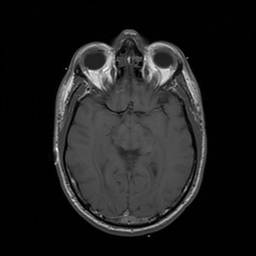
%> input picture CS473/online_demos/t1.jpg, 256 x 256 px
$ octave L05_Fourier_transform.m   (GNU Octave 9; MATLAB toolbox functions it lacks are replaced by stand-ins)
%> lines starting %> are read from the running program, lines starting %| are printed output that depends on the picture
%% Lesson 05 - Fourier Transform

% (C) 2013 Jeff Orchard
%     University of Waterloo

%% Start with a 1D signal

% We'll take it from a single row in an image.
img = imread('t1.jpg');
%> img is the input picture: size 256x256x3 uint8; min 0, max 255, mean 29.6
img = img(:,:,1); % Just in case it's a colour image
%> img: size 256x256 uint8

f = img(128,:);  % taking only row 128
%> f = 256 values, max 143 at index 57, min 0 at index 1, mean 42.89

%% Plot our signal

figure(1);
plot(f);
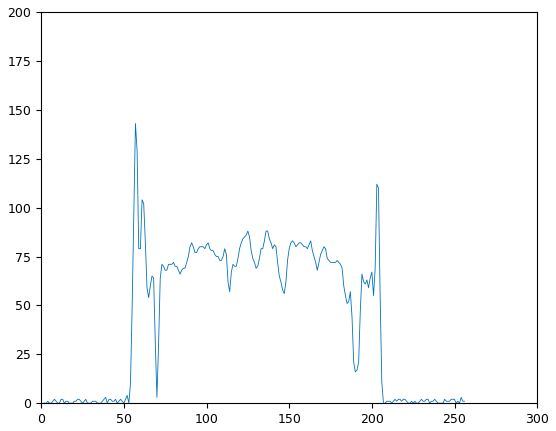
%> figure redrawn from the program's plot data; curve peaks at x = 57, y = 143

%% Discrete Fourier Transform

% The DFT function is called "fft".
% The documentation for fft states that it works for single and double
% input.  So we cast our signal to double.

%===== YOU DO IT =====
% Cast f to double, and save the result back in f

%=====

% DFT (which uses the FFT algorithm)
F = fft(f);

%% Viewing the Fourier coefficients

figure(2);
plot(real(F));
hold on;  % stops you from overwriting the plot (until "hold off")
plot(imag(F), 'r');
title('Real and Imaginary parts');
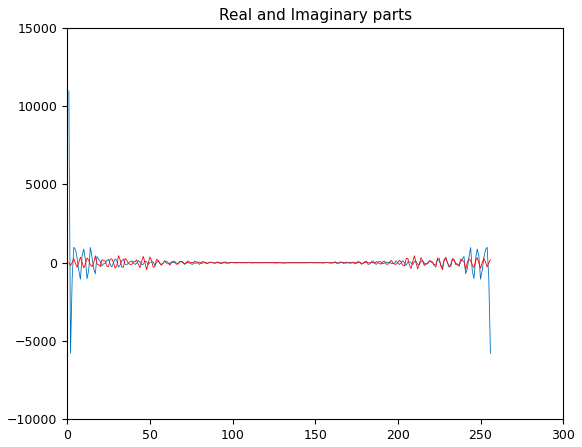
%> figure redrawn from the program's plot data; curve peaks at x = 1, y = 10980; curve peaks at x = 31, y = 450.7
hold off;

%% Better viewing of Fourier coefs

figure(3);
plot(abs(F)); % Plots the modulus of the Fourier coefs
title('Modulus');
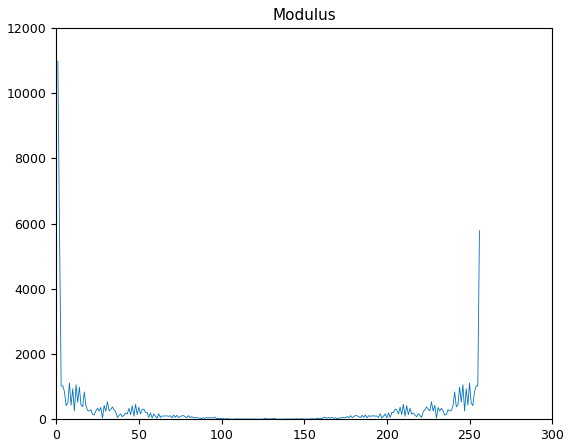
%> figure redrawn from the program's plot data; curve peaks at x = 1, y = 10980

% Plot the log of the (modulus+1)
figure(4);
plot(log(abs(F)+1));
title('Log of Modulus');
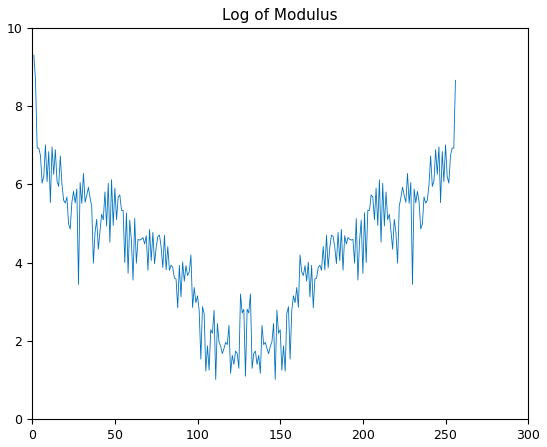
%> figure redrawn from the program's plot data; curve peaks at x = 1, y = 9.3

%% Zero-shifting

% We often want to shift the DC to the middle

F_z = fftshift(F);

%===== YOU DO IT =====
% Create a figure and plot the log-modulus of F_z


%=====


%% What exactly does fftshfit do?

% Where is the DC now?  Let's do an experiment.

even_array = [1 2 3 4]; % array of length 4
even_array_z = fftshift(even_array)

odd_array = [1 2 3 4 5 6 7]; % array of length 5
odd_array_z = fftshift(odd_array)

% Here is a formula that tells us where the DC will end up.
% We will actually use this formula a lot.

even_ctr = ceil( (length(even_array)+1) / 2 )

%===== YOU DO IT =====
% Find the centre index for odd_array, store it in odd_ctr

%=====

even_array_z(even_ctr)


%% Undoing Zero-shifting

% Now, to undo it, we use ifftshift because it behaves differently with
% even- and odd-length arrays (just like fftshift).
ifftshift(even_array_z)

%===== YOU DO IT =====
% Unshift the odd-length array

%=====


%% 2D DFT

% Use fft2 instead of fft.

% We'll use our image, but cast it to double.
img = double(img);
%> img: size 256x256 double

figure(6);
imshow(img,[]);
title('image');

figure(7);
Img = fft2(img);
imshow( log(abs(Img)+1), []);
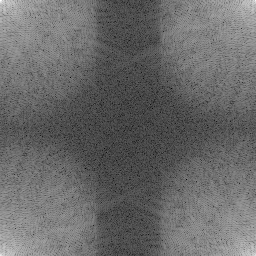
%> displayed picture: size 256x256, on the screen's scale of 0 to 255; min 0, max 255, mean 105.1
title('DFT of image (log mod)');

% fftshift works on higher-dimensional arrays too
Img_z = fftshift(Img);

%===== YOU DO IT =====
% Create a figure and show the log-mod of Img_z


%=====

% And where is the DC?
ctr = ceil( (size(Img_z)+1) / 2 );
%> ctr = [129 129]
Img_z(ctr(1), ctr(2))
%> ans = 1937351
Img(1,1)
%> ans = 1937351


%% Your own 2D DFT

% 1D DFT of columns first
Img_col = fft(img); % fft works on columns by default

% Then 1D DFT of rows
Img2 = fft(Img_col, [], 2); % apply DFT along dim 2 (rows)
% type "help fft" for more info

% Compare ours to the one from fft2
diff = abs(Img-Img2); % should be close to zero
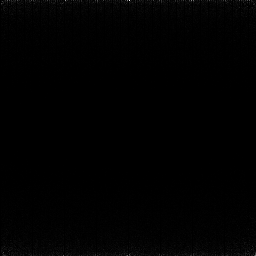
%> diff: size 256x256 double; min 0, max 1.17e-10, mean 6.89e-13; drawn with min black and max white
max(diff(:)) % make it a column, then find max of col
%> ans = 1.17e-10

$ run again, with CS473/online_demos/t2.jpg copied over CS473/online_demos/t1.jpg
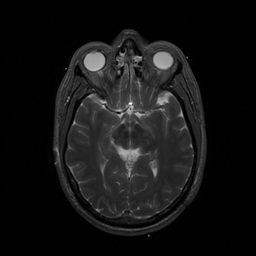
%> input picture CS473/online_demos/t2.jpg, 256 x 256 px
%> img is the input picture: size 256x256x3 uint8; min 0, max 255, mean 20.4
%> f = 256 values, max 105 at index 184, min 0 at index 1, mean 30.14
%> `imshow( log(abs(Img)+1), []);`:
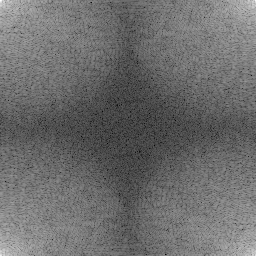
%> displayed picture: size 256x256, on the screen's scale of 0 to 255; min 0, max 255, mean 108.4
%> `Img_z(ctr(1), ctr(2))`: ans = 1335454
%> `diff = abs(Img-Img2);`:
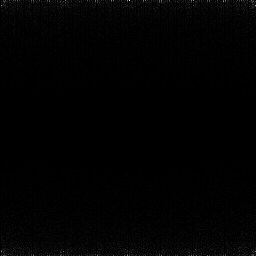
%> diff: size 256x256 double; min 0, max 5.83e-11, mean 5.24e-13; drawn with min black and max white
%> `max(diff(:))`: ans = 5.83e-11

$ run again, with CS473/online_demos/ct.jpg copied over CS473/online_demos/t1.jpg
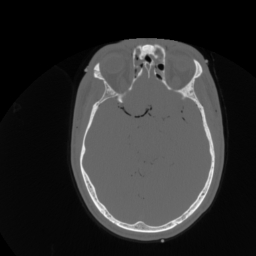
%> input picture CS473/online_demos/ct.jpg, 256 x 256 px
%> img is the input picture: size 256x256x3 uint8; min 0, max 247, mean 45.9
%> f = 256 values, max 222 at index 89, min 5 at index 28, mean 65.48
%> `imshow( log(abs(Img)+1), []);`:
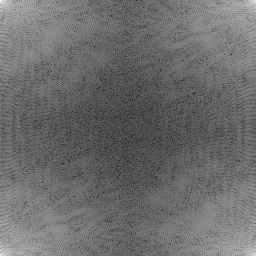
%> displayed picture: size 256x256, on the screen's scale of 0 to 255; min 0, max 255, mean 108.4
%> `Img_z(ctr(1), ctr(2))`: ans = 3009790
%> `diff = abs(Img-Img2);`:
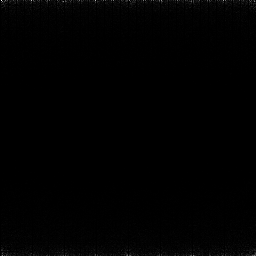
%> diff: size 256x256 double; min 0, max 1.16e-10, mean 6.65e-13; drawn with min black and max white
%> `max(diff(:))`: ans = 1.16e-10
